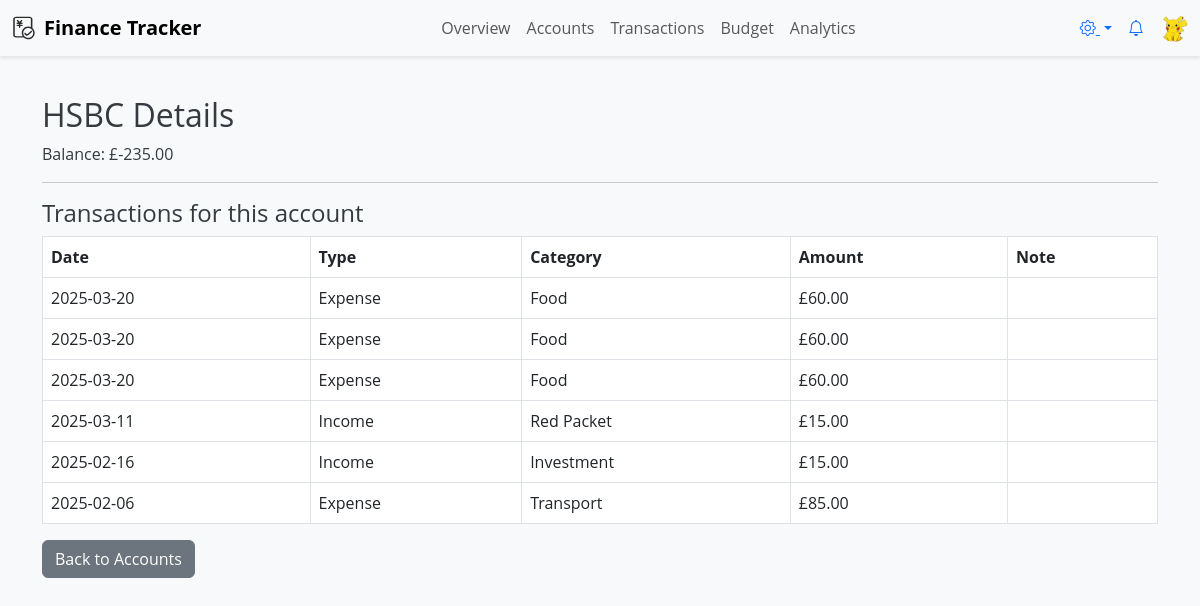
/accounts/1/ (signed in), run on the app's committed database.
### finance_app/models.py (models this page shows, shortened)
class Account(models.Model):
    user = models.ForeignKey(User, on_delete=models.CASCADE)
    name = models.CharField(max_length=255)  # 账户名称，如“招商银行储蓄卡”
    balance = models.DecimalField(max_digits=12, decimal_places=2, default=0.00)
    account_type = models.CharField(max_length=20, choices=ACCOUNT_TYPE_CHOICES, default='bank')
    currency = models.CharField(max_length=3, choices=CURRENCY_CHOICES, default='GBP')

class Transaction(models.Model):
    TRANSACTION_TYPE_CHOICES = [
        ('income', 'Income'),
        ('expense', 'Expense'),
    ]
    user = models.ForeignKey(User, on_delete=models.CASCADE)
    account = models.ForeignKey(Account, on_delete=models.CASCADE, related_name="transactions")
    amount = models.DecimalField(max_digits=10, decimal_places=2)
    category = models.ForeignKey(Category, on_delete=models.SET_NULL, null=True)  # 使用外键
    date = models.DateTimeField(default=timezone.now)
    note = models.TextField(blank=True, null=True)
    transaction_type = models.CharField(max_length=10, choices=TRANSACTION_TYPE_CHOICES)

class Category(models.Model):
    CATEGORY_TYPES = [
        ('income', 'Income'),
        ('expense', 'Expense')
    ]
    DEFAULT_CATEGORIES = [
        ('Healthcare', 'expense'),
        ('Transport', 'expense'),
        ('Food', 'expense'),
        ('Sports', 'expense'),
        ('Gaming', 'expense'),
        ('Travel', 'expense'),
        ('Daily', 'expense'),
        ('Haircut', 'expense'),
        ('Shopping', 'expense'),
        ('Salary', 'income', ),
        ('Stocks', 'income'),
        ('Gifts', 'income'),
        ('Red Packet', 'income'),
        ('Investment', 'income'),
        ('Allowance', 'income'),
        ]
    name = models.CharField(max_length=50, unique=True)
    category_type = models.CharField(max_length=10, choices=CATEGORY_TYPES)  # 区分收入/支出类别
    icon = models.CharField(max_length=255, default="icons/default.svg")  # 这里确保路径正确
    def __str__(self):
        return self.name

### finance_app/views.py (the view)
# urls.py: path('accounts/<int:account_id>/', views.account_detail, name='account_detail'),
@login_required
def account_detail(request, account_id):
    account = get_object_or_404(Account, id=account_id, user=request.user)
    transactions = Transaction.objects.filter(user=request.user, account=account).order_by('-date')
    return render(request, 'finance_app/account_detail.html', {
        'account': account,
        'transactions': transactions,
    })

### templates/finance_app/account_detail.html (shortened to what this page needs)
{% extends "base.html" %}
{% block content %}
<div class="container mt-4">
    <h2>{{ account.name }} Details</h2>
    <p>Balance: £{{ account.balance|floatformat:2 }}</p>
    <hr>
    <h4>Transactions for this account</h4>
    <table class="table table-bordered">
        <thead>
            <tr>
                <th>Date</th>
                <th>Type</th>
                <th>Category</th>
                <th>Amount</th>
                <th>Note</th>
            </tr>
        </thead>
        <tbody>
            {% for tx in transactions %}
            <tr>
                <td>{{ tx.date|date:"Y-m-d" }}</td>
                <td>{{ tx.get_transaction_type_display }}</td>
                <td>{{ tx.category }}</td>
                <td>£{{ tx.amount }}</td>
                <td>{{ tx.note }}</td>
            </tr>
            {% empty %}
            <tr>
                <td colspan="5" class="text-center">No transactions for this account.</td>
            </tr>
            {% endfor %}
        </tbody>
    </table>
    <a href="{% url 'finance_app:account_list' %}" class="btn btn-secondary">Back to Accounts</a>
</div>
{% endblock %}

### static/css/style.css (style rules this page uses)
body { background-color: #f8f9fa; font-family: 'Open Sans', sans-serif; color: #343a40; }

### data on the page
Account: name "HSBC", balance "-235.00"
Transaction: date "2025-03-20", transaction_type "Expense", category "Food", amount "60.00"
Transaction: date "2025-03-20", transaction_type "Expense", category "Food", amount "60.00"
Transaction: date "2025-03-20", transaction_type "Expense", category "Food", amount "60.00"
Transaction: date "2025-03-11", transaction_type "Income", category "Red Packet", amount "15.00"
Transaction: date "2025-02-16", transaction_type "Income", category "Investment", amount "15.00"
Transaction: date "2025-02-06", transaction_type "Expense", category "Transport", amount "85.00"
